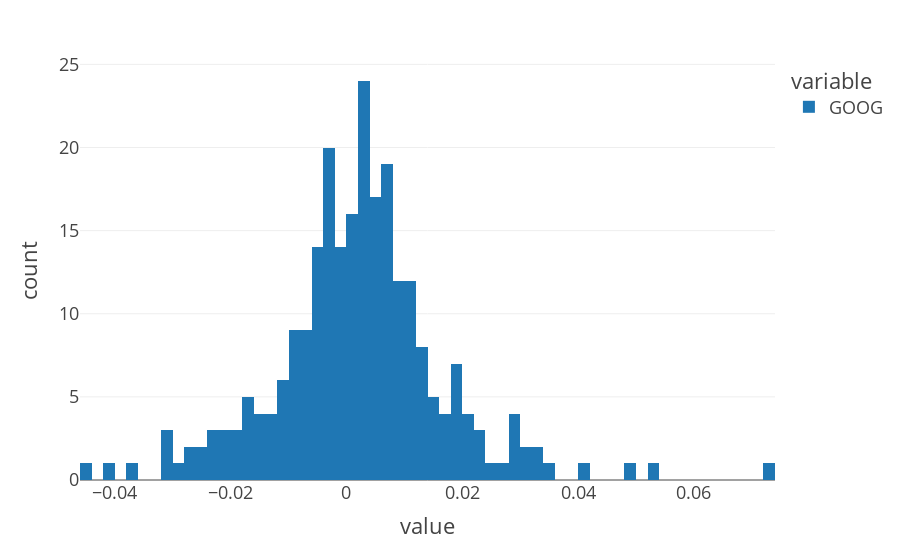

This figure's notebook cell:
### Code cell
fig = px.histogram(ret.GOOG, nbins=100)
fig.show()

### Figure 1 — Plotly figure (JSON) as saved in the notebook; plotly's stock layout.template omitted (floating-point values rounded to 4 significant figures; data arrays with more than 128 entries replaced by an {"elided": "..."} marker saying what was removed)
{"data": [{"alignmentgroup": "True", "bingroup": "x", "hovertemplate": "variable=GOOG<br>value=%{x}<br>count=%{y}<extra></extra>", "legendgroup": "GOOG", "marker": {"color": "#1F77B4", "pattern": {"shape": ""}}, "name": "GOOG", "nbinsx": 100, "offsetgroup": "GOOG", "orientation": "v", "showlegend": true, "type": "histogram", "x": {"elided": "251 float values"}, "xaxis": "x", "yaxis": "y"}], "layout": {"barmode": "relative", "legend": {"title": {"text": "variable"}, "tracegroupgap": 0}, "margin": {"t": 60}, "xaxis": {"anchor": "y", "domain": [0, 1], "title": {"text": "value"}}, "yaxis": {"anchor": "x", "domain": [0, 1], "title": {"text": "count"}}}}
